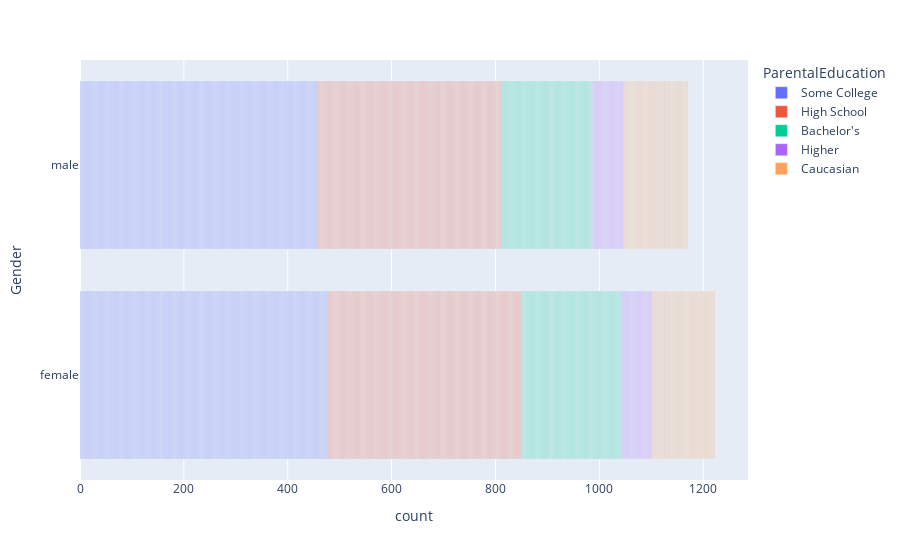

The notebook cell saved with this chart:
### Code cell
# 2 | Comparing gender and parential status of parents. -- Stacked bar chat
import plotly.express as px
count = data["Gender"].value_counts().values
px.bar(data_frame=data, y="Gender", color="ParentalEducation")

### Figure 1 — Plotly figure (JSON) as saved in the notebook; plotly's stock layout.template omitted (floating-point values rounded to 4 significant figures; data arrays with more than 128 entries replaced by an {"elided": "..."} marker saying what was removed)
{"data": [{"alignmentgroup": "True", "hovertemplate": "ParentalEducation=Some College<br>count=%{x}<br>Gender=%{y}<extra></extra>", "legendgroup": "Some College", "marker": {"color": "#636efa", "pattern": {"shape": ""}}, "name": "Some College", "offsetgroup": "Some College", "orientation": "h", "showlegend": true, "textposition": "auto", "type": "bar", "x": {"elided": "934 int values"}, "xaxis": "x", "y": {"elided": "934 str values"}, "yaxis": "y"}, {"alignmentgroup": "True", "hovertemplate": "ParentalEducation=High School<br>count=%{x}<br>Gender=%{y}<extra></extra>", "legendgroup": "High School", "marker": {"color": "#EF553B", "pattern": {"shape": ""}}, "name": "High School", "offsetgroup": "High School", "orientation": "h", "showlegend": true, "textposition": "auto", "type": "bar", "x": {"elided": "728 int values"}, "xaxis": "x", "y": {"elided": "728 str values"}, "yaxis": "y"}, {"alignmentgroup": "True", "hovertemplate": "ParentalEducation=Bachelor's<br>count=%{x}<br>Gender=%{y}<extra></extra>", "legendgroup": "Bachelor's", "marker": {"color": "#00cc96", "pattern": {"shape": ""}}, "name": "Bachelor's", "offsetgroup": "Bachelor's", "orientation": "h", "showlegend": true, "textposition": "auto", "type": "bar", "x": {"elided": "367 int values"}, "xaxis": "x", "y": {"elided": "367 str values"}, "yaxis": "y"}, {"alignmentgroup": "True", "hovertemplate": "ParentalEducation=Higher<br>count=%{x}<br>Gender=%{y}<extra></extra>", "legendgroup": "Higher", "marker": {"color": "#ab63fa", "pattern": {"shape": ""}}, "name": "Higher", "offsetgroup": "Higher", "orientation": "h", "showlegend": true, "textposition": "auto", "type": "bar", "x": [1, 1, 1, 1, 1, 1, 1, 1, 1, 1, 1, 1, 1, 1, 1, 1, 1, 1, 1, 1, 1, 1, 1, 1, 1, 1, 1, 1, 1, 1, 1, 1, 1, 1, 1, 1, 1, 1, 1, 1, 1, 1, 1, 1, 1, 1, 1, 1, 1, 1, 1, 1, 1, 1, 1, 1, 1, 1, 1, 1, 1, 1, 1, 1, 1, 1, 1, 1, 1, 1, 1, 1, 1, 1, 1, 1, 1, 1, 1, 1, 1, 1, 1, 1, 1, 1, 1, 1, 1, 1, 1, 1, 1, 1, 1, 1, 1, 1, 1, 1, 1, 1, 1, 1, 1, 1, 1, 1, 1, 1, 1, 1, 1, 1, 1, 1, 1, 1, 1, 1], "xaxis": "x", "y": ["female", "female", "female", "male", "male", "male", "female", "male", "male", "male", "female", "male", "male", "male", "female", "male", "male", "male", "female", "female", "male", "male", "male", "male", "male", "male", "female", "female", "male", "male", "female", "male", "male", "male", "male", "male", "female", "female", "male", "female", "male", "male", "male", "female", "female", "male", "male", "female", "male", "female", "male", "female", "female", "female", "male", "female", "female", "female", "male", "female", "male", "male", "male", "female", "male", "female", "male", "female", "female", "male", "female", "male", "male", "female", "male", "female", "female", "female", "female", "female", "female", "female", "male", "female", "male", "female", "male", "female", "male", "female", "male", "female", "female", "male", "female", "female", "male", "female", "female", "female", "female", "female", "female", "female", "male", "male", "male", "female", "male", "female", "male", "female", "female", "female", "male", "female", "male", "female", "male", "male"], "yaxis": "y"}, {"alignmentgroup": "True", "hovertemplate": "ParentalEducation=Caucasian<br>count=%{x}<br>Gender=%{y}<extra></extra>", "legendgroup": "Caucasian", "marker": {"color": "#FFA15A", "pattern": {"shape": ""}}, "name": "Caucasian", "offsetgroup": "Caucasian", "orientation": "h", "showlegend": true, "textposition": "auto", "type": "bar", "x": {"elided": "243 int values"}, "xaxis": "x", "y": {"elided": "243 str values"}, "yaxis": "y"}], "layout": {"barmode": "relative", "legend": {"title": {"text": "ParentalEducation"}, "tracegroupgap": 0}, "margin": {"t": 60}, "xaxis": {"anchor": "y", "domain": [0, 1], "title": {"text": "count"}}, "yaxis": {"anchor": "x", "domain": [0, 1], "title": {"text": "Gender"}}}}
